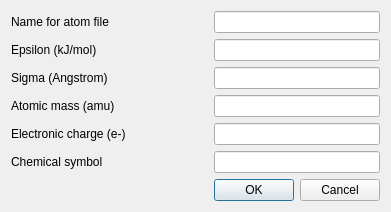
<?xml version="1.0" encoding="UTF-8"?>
<ui version="4.0">
 <class>makeAtomDialog</class>
 <widget class="QDialog" name="makeAtomDialog">
  <property name="geometry">
   <rect>
    <x>0</x>
    <y>0</y>
    <width>391</width>
    <height>199</height>
   </rect>
  </property>
  <property name="windowTitle">
   <string>Make Atom Dialog</string>
  </property>
  <layout class="QGridLayout" name="gridLayout">
   <item row="6" column="0">
    <spacer name="horizontalSpacer">
     <property name="orientation">
      <enum>Qt::Horizontal</enum>
     </property>
     <property name="sizeHint" stdset="0">
      <size>
       <width>209</width>
       <height>20</height>
      </size>
     </property>
    </spacer>
   </item>
   <item row="0" column="1">
    <widget class="QLineEdit" name="nameLineEdit"/>
   </item>
   <item row="2" column="1">
    <widget class="QLineEdit" name="sigmaLineEdit"/>
   </item>
   <item row="4" column="0">
    <widget class="QLabel" name="label_4">
     <property name="text">
      <string>Electronic charge (e-)</string>
     </property>
    </widget>
   </item>
   <item row="5" column="0">
    <widget class="QLabel" name="label_5">
     <property name="text">
      <string>Chemical symbol</string>
     </property>
    </widget>
   </item>
   <item row="3" column="0">
    <widget class="QLabel" name="label_8">
     <property name="text">
      <string>Atomic mass (amu)</string>
     </property>
    </widget>
   </item>
   <item row="0" column="0">
    <widget class="QLabel" name="label">
     <property name="text">
      <string>Name for atom file</string>
     </property>
    </widget>
   </item>
   <item row="1" column="0">
    <widget class="QLabel" name="label_2">
     <property name="text">
      <string>Epsilon (kJ/mol)</string>
     </property>
    </widget>
   </item>
   <item row="1" column="1">
    <widget class="QLineEdit" name="epsilonLineEdit"/>
   </item>
   <item row="6" column="1">
    <layout class="QHBoxLayout" name="horizontalLayout">
     <item>
      <widget class="QPushButton" name="okButton">
       <property name="text">
        <string>OK</string>
       </property>
      </widget>
     </item>
     <item>
      <widget class="QPushButton" name="cancelButton">
       <property name="text">
        <string>Cancel</string>
       </property>
      </widget>
     </item>
    </layout>
   </item>
   <item row="5" column="1">
    <widget class="QLineEdit" name="symbolLineEdit"/>
   </item>
   <item row="2" column="0">
    <widget class="QLabel" name="label_3">
     <property name="text">
      <string>Sigma (Angstrom)</string>
     </property>
    </widget>
   </item>
   <item row="4" column="1">
    <widget class="QLineEdit" name="chargeLineEdit"/>
   </item>
   <item row="3" column="1">
    <widget class="QLineEdit" name="massLineEdit"/>
   </item>
  </layout>
 </widget>
 <tabstops>
  <tabstop>nameLineEdit</tabstop>
  <tabstop>epsilonLineEdit</tabstop>
  <tabstop>sigmaLineEdit</tabstop>
  <tabstop>massLineEdit</tabstop>
  <tabstop>chargeLineEdit</tabstop>
  <tabstop>symbolLineEdit</tabstop>
  <tabstop>okButton</tabstop>
  <tabstop>cancelButton</tabstop>
 </tabstops>
 <resources/>
 <connections/>
</ui>
